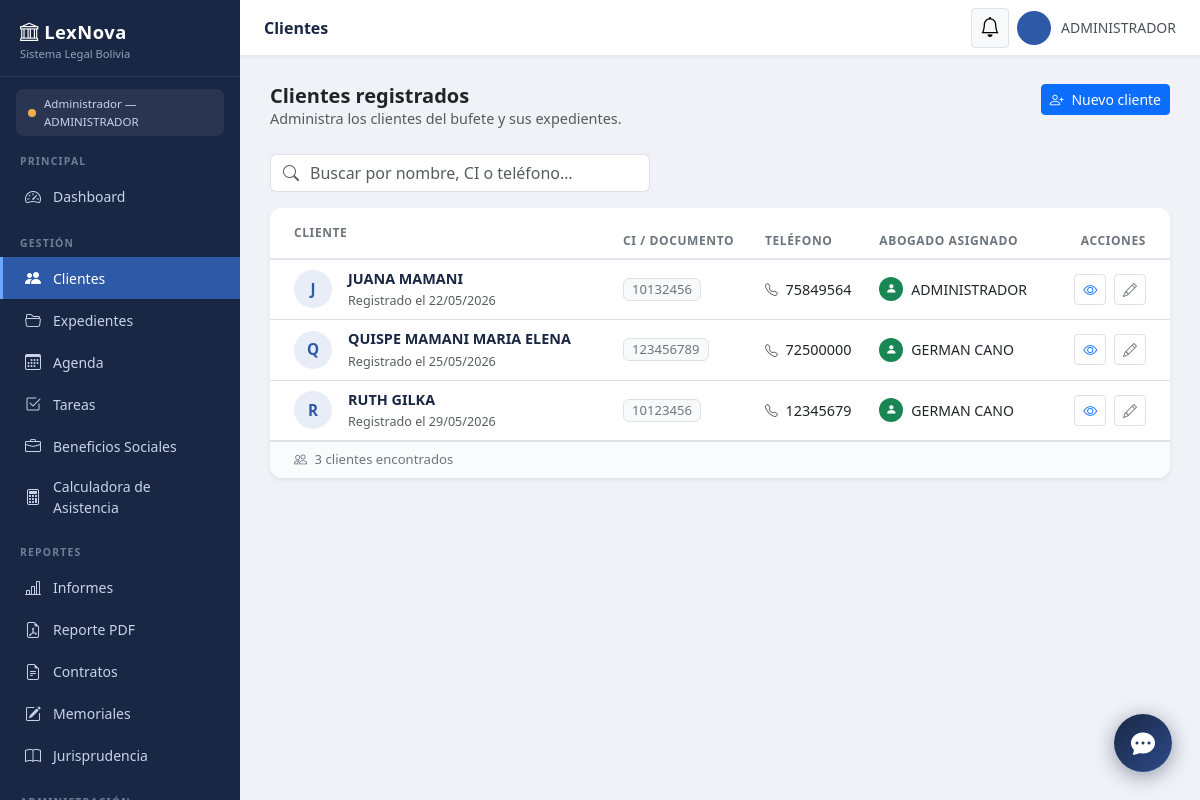
/casos/clientes/ (signed in), run on the app's committed database.
### control_legal/models.py (models this page shows, shortened)
class Cliente(models.Model):
    ci              = models.CharField(max_length=20, unique=True, verbose_name="Cédula de identidad")
    nombre_completo = models.CharField(max_length=200, verbose_name="Nombre completo")
    telefono        = models.CharField(max_length=20, blank=True, verbose_name="Teléfono")
    email           = models.EmailField(blank=True, verbose_name="Correo electrónico")
    direccion       = models.TextField(blank=True, verbose_name="Dirección")
    abogado_asignado = models.ForeignKey(
        User, on_delete=models.SET_NULL,
        null=True, blank=True,
        related_name='clientes',
        verbose_name="Abogado asignado"
    )
    codigo_acceso = models.CharField(
        max_length=12, unique=True, blank=True, null=True,
        verbose_name="Código de acceso del cliente"
    )
    notas_internas = models.TextField(blank=True, verbose_name="Notas internas")
    fecha_registro = models.DateTimeField(auto_now_add=True)
    activo         = models.BooleanField(default=True)
    class Meta:
        ordering = ['nombre_completo']
        verbose_name = "Cliente"
        verbose_name_plural = "Clientes"

### control_legal/views.py (the view)
# urls.py: path('clientes/',                 views.listar_clientes,   name='listar_clientes'),
@login_required
def listar_clientes(request):
    busqueda = request.GET.get('buscar', '')
    clientes = Cliente.objects.filter(activo=True)
    if busqueda:
        clientes = clientes.filter(
            Q(nombre_completo__icontains=busqueda) |
            Q(ci__icontains=busqueda)              |
            Q(telefono__icontains=busqueda)
        )
    return render(request, 'control_legal/listar_clientes.html', {
        'clientes': clientes.order_by('nombre_completo'),
        'busqueda': busqueda,
    })

### control_legal/templates/control_legal/listar_clientes.html (shortened to what this page needs)
{% extends "base.html" %}
{% block topbar_titulo %}Clientes{% endblock %}
{% block contenido %}
<div class="d-flex justify-content-between align-items-start mb-4 flex-wrap gap-3">
    <div>
        <h5 class="fw-bold mb-0">Clientes registrados</h5>
        <p class="text-muted mb-0" style="font-size:.9rem;">
            Administra los clientes del bufete y sus expedientes.
        </p>
    </div>
    <a href="{% url 'registrar_cliente' %}" class="btn btn-primary btn-sm">
        <i class="bi bi-person-plus me-1"></i> Nuevo cliente
    </a>
</div>
<form method="GET" class="mb-3">
    <div class="input-group" style="max-width:380px;">
        <span class="input-group-text bg-white border-end-0">
            <i class="bi bi-search text-muted"></i>
        </span>
        <input type="text" name="buscar" value="{{ busqueda }}"
               class="form-control border-start-0 ps-0"
               placeholder="Buscar por nombre, CI o teléfono…">
    </div>
</form>
<div class="card border-0 shadow-sm" style="border-radius:12px; overflow:hidden;">
    <div class="table-responsive">
        <table class="table table-hover align-middle mb-0" style="font-size:.9rem;">
            <thead style="background:#f8f9fc; border-bottom:2px solid #e2e6ef;">
                <tr>
                    <th class="ps-4 py-3" style="font-size:.75rem; text-transform:uppercase; letter-spacing:.6px; color:#6c757d; font-weight:600;">
                        Cliente
                    </th>
                    <th style="font-size:.75rem; text-transform:uppercase; letter-spacing:.6px; color:#6c757d; font-weight:600;">
                        CI / Documento
                    </th>
                    <th style="font-size:.75rem; text-transform:uppercase; letter-spacing:.6px; color:#6c757d; font-weight:600;">
                        Teléfono
                    </th>
                    <th style="font-size:.75rem; text-transform:uppercase; letter-spacing:.6px; color:#6c757d; font-weight:600;">
                        Abogado asignado
                    </th>
                    <th class="text-end pe-4" style="font-size:.75rem; text-transform:uppercase; letter-spacing:.6px; color:#6c757d; font-weight:600;">
                        Acciones
                    </th>
                </tr>
            </thead>
            <tbody>
                {% for cliente in clientes %}
                <tr>
                    <td class="ps-4">
                        <div class="d-flex align-items-center gap-3">
                            <div class="rounded-circle d-flex align-items-center justify-content-center flex-shrink-0"
                                 style="width:38px; height:38px; background:#e8edf8; color:#2e59a7; font-weight:700; font-size:.95rem;">
                                {{ cliente.nombre_completo|first|upper }}
                            </div>
                            <div>
                                <div class="fw-semibold" style="color:#1a2744;">
                                    {{ cliente.nombre_completo }}
                                </div>
                                <small class="text-muted">
                                    Registrado el {{ cliente.fecha_registro|date:'d/m/Y' }}
                                </small>
                            </div>
                        </div>
                    </td>
                    <td>
                        <span class="badge bg-light text-secondary border px-2 py-1"
                              style="font-size:.82rem; font-weight:500;">
                            {{ cliente.ci|default:'—' }}
                        </span>
                    </td>
                    <td>
                        {% if cliente.telefono %}
                        <a href="tel:{{ cliente.telefono }}" class="text-decoration-none text-dark">
                            <i class="bi bi-telephone me-1 text-muted" style="font-size:.8rem;"></i>
                            {{ cliente.telefono }}
                        </a>
                        {% else %}
                        <span class="text-muted">—</span>
                        {% endif %}
                    </td>
                    <td>
                        {% if cliente.abogado_asignado %}
                        <div class="d-flex align-items-center gap-2">
                            <div class="rounded-circle bg-success d-flex align-items-center justify-content-center flex-shrink-0"
                                 style="width:24px; height:24px;">
                                <i class="bi bi-person-fill text-white" style="font-size:.7rem;"></i>
                            </div>
                            <span style="font-size:.88rem;">
                                {{ cliente.abogado_asignado.get_full_name|default:cliente.abogado_asignado.username }}
                            </span>
                        </div>
                        {% else %}
                        <span class="badge bg-warning-subtle text-warning border border-warning-subtle px-2">
                            <i class="bi bi-exclamation-circle me-1"></i> Sin asignar
                        </span>
                        {% endif %}
                    </td>
                    <td class="text-end pe-4">
                        <a href="{% url 'detalle_cliente' cliente.pk %}"
                           class="btn btn-sm btn-white border text-primary me-1"
                           title="Ver ficha del cliente">
                            <i class="bi bi-eye"></i>
                        </a>
                        <a href="{% url 'editar_cliente' cliente.pk %}"
                           class="btn btn-sm btn-white border text-secondary"
                           title="Editar cliente">
                            <i class="bi bi-pencil"></i>
                        </a>
                    </td>
                </tr>
                {% endfor %}
            </tbody>
        </table>
    </div>
    {% if clientes %}
    <div class="px-4 py-2 border-top d-flex align-items-center justify-content-between"
         style="background:#fafbfc; font-size:.82rem; color:#6c757d;">
        <span>
            <i class="bi bi-people me-1"></i>
            {{ clientes|length }} cliente{{ clientes|length|pluralize }} encontrado{{ clientes|length|pluralize }}
        </span>
    </div>
    {% endif %}
</div>
{% endblock %}

### control_legal/templates/base.html (shortened to what this page needs)
<!DOCTYPE html>
<html lang="es">
<head>
  <link href="https://cdn.jsdelivr.net/npm/bootstrap@5.3.0/dist/css/bootstrap.min.css" rel="stylesheet">
  <link href="https://cdn.jsdelivr.net/npm/bootstrap-icons@1.11.0/font/bootstrap-icons.css" rel="stylesheet">
</head>
<body>
<nav id="sidebar">
  <div class="sidebar-brand">
    <div class="logo-title"><i class="bi bi-bank"></i> LexNova</div>
    <div class="logo-sub">Sistema Legal Bolivia</div>
  </div>
  {% if request.user.is_authenticated %}
  <div class="rol-badge">
    {% if request.user.is_superuser %}
      <span class="dot dot-admin"></span> Administrador
    {% else %}
      <span class="dot dot-abogado"></span> Usuario
    {% endif %}
    — {{ request.user.first_name|default:request.user.username }}
  </div>
  {% endif %}
  <div class="sidebar-section">Principal</div>
  <a href="{% url 'dashboard' %}"
     class="sidebar-link {% if request.resolver_match.url_name == 'dashboard' %}active{% endif %}">
    <i class="bi bi-speedometer2"></i> Dashboard
  </a>
  <div class="sidebar-section">Gestión</div>
  <a href="{% url 'listar_clientes' %}"
     class="sidebar-link {% if 'cliente' in request.resolver_match.url_name %}active{% endif %}">
    <i class="bi bi-people-fill"></i> Clientes
  </a>
  <a href="{% url 'listar_casos' %}"
     class="sidebar-link {% if 'caso' in request.resolver_match.url_name %}active{% endif %}">
    <i class="bi bi-folder2-open"></i> Expedientes
  </a>
  <a href="{% url 'agenda' %}"
     class="sidebar-link {% if 'agenda' in request.resolver_match.url_name or 'evento' in request.resolver_match.url_name %}active{% endif %}">
    <i class="bi bi-calendar3"></i> Agenda
  </a>
  <a href="{% url 'lista_tareas' %}"
     class="sidebar-link {% if 'tarea' in request.resolver_match.url_name %}active{% endif %}">
    <i class="bi bi-check2-square"></i> Tareas
  </a>
  <a href="{% url 'calculadora_beneficios_sociales' %}" class="sidebar-link
     {% if request.resolver_match.url_name == 'calculadora_beneficios_sociales' %}active{% endif %}">
    <i class="bi bi-briefcase"></i> Beneficios Sociales
  </a>
  <a href="{% url 'calculadora_asistencia' %}" class="sidebar-link
     {% if 'calculadora_asistencia' in request.resolver_match.url_name or 'asistencia_familiar' in request.resolver_match.url_name %}active{% endif %}">
    <i class="bi bi-calculator"></i> Calculadora de Asistencia
  </a>
  <div class="sidebar-section">Reportes</div>
  <a href="{% url 'reportes' %}" class="sidebar-link
    {% if request.resolver_match.url_name == 'reportes' %}active{% endif %}">
    <i class="bi bi-bar-chart-line"></i> Informes
  </a>
  <a href="{% url 'exportar_pdf' %}" class="sidebar-link">
    <i class="bi bi-file-earmark-pdf"></i> Reporte PDF
  </a>
  <a href="{% url 'lista_contratos' %}" class="sidebar-link
     {% if 'contrato' in request.resolver_match.url_name or 'plantilla' in request.resolver_match.url_name %}active{% endif %}">
    <i class="bi bi-file-earmark-text"></i> Contratos
  </a>
<a href="{% url 'lista_memoriales' %}" class="sidebar-link
   {% if 'memorial' in request.resolver_match.url_name %}active{% endif %}">
    <i class="bi bi-pencil-square"></i> Memoriales
</a>
<a href="{% url 'jurisprudencia_asistente' %}" class="sidebar-link {% if request.resolver_match.url_name == 'jurisprudencia_asistente' %}active{% endif %}">
    <i class="bi bi-book"></i> Jurisprudencia
</a>
  {% if request.user.is_superuser %}
  <div class="sidebar-section">Administración</div>
  {% endif %}
</nav>
<header id="topbar">
  <span class="topbar-title">{% block topbar_titulo %}Panel de Control{% endblock %}</span>
<div class="dropdown me-2">
  <button class="btn btn-light btn-sm position-relative border" data-bs-toggle="dropdown" id="notif-btn" onclick="cargarNotificaciones()">
    <i class="bi bi-bell fs-5"></i>
  </button>
</div>
  {% if request.user.is_authenticated %}
  <div class="topbar-user">
    <div class="avatar">
    </div>
    <span class="d-none d-md-inline">{{ request.user.get_full_name|default:request.user.username }}</span>
  </div>
  {% endif %}
</header>
<main id="main">
  <div class="page-content">
    {% block contenido %}{% endblock %}
  </div>
</main>
{% if user.is_authenticated %}
<button id="lexbot-btn" title="LexBot — Asistente Jurídico">
    <i class="bi bi-chat-dots-fill"></i>
</button>
{% endif %}
</body>
</html>

### control_legal/templates/base.html (style rules this page uses)
:root { --sidebar-bg: #1a2744; --sidebar-hover: #243460; --sidebar-active:#2e59a7; --sidebar-text: #c8d3ea; --sidebar-w: 240px; --topbar-h: 56px; --accent: #2e59a7; }
body { background: #f0f2f7; font-family: 'Segoe UI', sans-serif; margin: 0; }
#sidebar { position: fixed; top: 0; left: 0; width: var(--sidebar-w); height: 100vh; background: var(--sidebar-bg); display: flex; flex-direction: column; z-index: 1000; transition: transform .25s; overflow-y: auto; }
.sidebar-brand { padding: 18px 20px 14px; border-bottom: 1px solid rgba(255,255,255,.08); }
.sidebar-brand .logo-title { font-size: 1.15rem; font-weight: 700; color: #fff; letter-spacing: .5px; }
.sidebar-brand .logo-sub { font-size: .7rem; color: var(--sidebar-text); opacity: .7; }
.sidebar-section { font-size: .65rem; font-weight: 700; letter-spacing: 1.2px; color: var(--sidebar-text); opacity: .5; padding: 18px 20px 6px; text-transform: uppercase; }
.sidebar-link { display: flex; align-items: center; gap: 10px; padding: 9px 20px; color: var(--sidebar-text); text-decoration: none; font-size: .875rem; border-left: 3px solid transparent; transition: background .15s, color .15s; }
.sidebar-link.active { background: var(--sidebar-active); border-left-color: #6ea8fe; color: #fff; }
.sidebar-link i { font-size: 1rem; width: 20px; text-align: center; }
.rol-badge { margin: 12px 16px 0; padding: 6px 12px; border-radius: 8px; background: rgba(255,255,255,.07); font-size: .72rem; color: var(--sidebar-text); display: flex; align-items: center; gap: 8px; }
.rol-badge .dot { width: 8px; height: 8px; border-radius: 50%; flex-shrink: 0; }
.dot-admin { background: #f0ad4e; }
#topbar { position: fixed; top: 0; left: var(--sidebar-w); right: 0; height: var(--topbar-h); background: #fff; border-bottom: 1px solid #e2e6ef; display: flex; align-items: center; padding: 0 24px; z-index: 999; box-shadow: 0 1px 4px rgba(0,0,0,.06); }
.topbar-title { font-size: 1rem; font-weight: 600; color: #1a2744; flex: 1; }
.topbar-user { display: flex; align-items: center; gap: 10px; font-size: .875rem; color: #495057; }
.avatar { width: 34px; height: 34px; border-radius: 50%; background: var(--accent); color: #fff; display: flex; align-items: center; justify-content: center; font-weight: 700; font-size: .8rem; }
#main { margin-left: var(--sidebar-w); padding-top: var(--topbar-h); min-height: 100vh; }
.page-content { padding: 28px 30px; }
#lexbot-btn { position: fixed; bottom: 28px; right: 28px; width: 58px; height: 58px; border-radius: 50%; background: linear-gradient(135deg, #1a2744, #2d4a8a); color: #fff; border: none; box-shadow: 0 4px 20px rgba(26,39,68,.45); font-size: 1.5rem; cursor: pointer; z-index: 9998; display: flex; align-items: center; justify-content: center; transition: transform .2s, box-shadow .2s; }

### data on the page
Cliente: nombre_completo|first "J", nombre_completo "JUANA MAMANI", fecha_registro "22/05/2026", ci "10132456", telefono "75849564", abogado_asignado.get_full_name "ADMINISTRADOR"
Cliente: nombre_completo|first "Q", nombre_completo "QUISPE MAMANI MARIA ELENA", fecha_registro "25/05/2026", ci "123456789", telefono "72500000", abogado_asignado.get_full_name "GERMAN CANO"
Cliente: nombre_completo|first "R", nombre_completo "RUTH GILKA", fecha_registro "29/05/2026", ci "10123456", telefono "12345679", abogado_asignado.get_full_name "GERMAN CANO"

### other printed values
{{ request.user.first_name|default:request.user.username }} "ADMINISTRADOR"
{{ request.user.get_full_name|default:request.user.username }} "ADMINISTRADOR"
{{ clientes|length }} "3"
